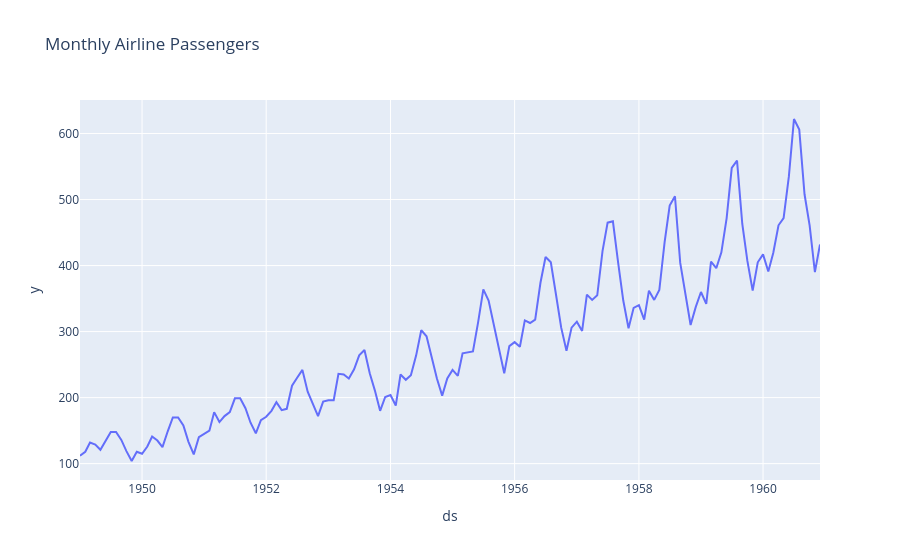

The notebook cell this image was saved under:
### Code cell
px.line(df, x='ds', y='y', title='Monthly Airline Passengers')

### Figure 1 — Plotly figure (JSON) as saved in the notebook; plotly's stock layout.template omitted (floating-point values rounded to 4 significant figures; data arrays with more than 128 entries replaced by an {"elided": "..."} marker saying what was removed)
{"data": [{"hovertemplate": "ds=%{x}<br>y=%{y}<extra></extra>", "legendgroup": "", "line": {"color": "#636efa", "dash": "solid"}, "marker": {"symbol": "circle"}, "mode": "lines", "name": "", "orientation": "v", "showlegend": false, "type": "scatter", "x": {"elided": "144 str values"}, "xaxis": "x", "y": {"elided": "144 int values"}, "yaxis": "y"}], "layout": {"legend": {"tracegroupgap": 0}, "title": {"text": "Monthly Airline Passengers"}, "xaxis": {"anchor": "y", "domain": [0, 1], "title": {"text": "ds"}}, "yaxis": {"anchor": "x", "domain": [0, 1], "title": {"text": "y"}}}}
